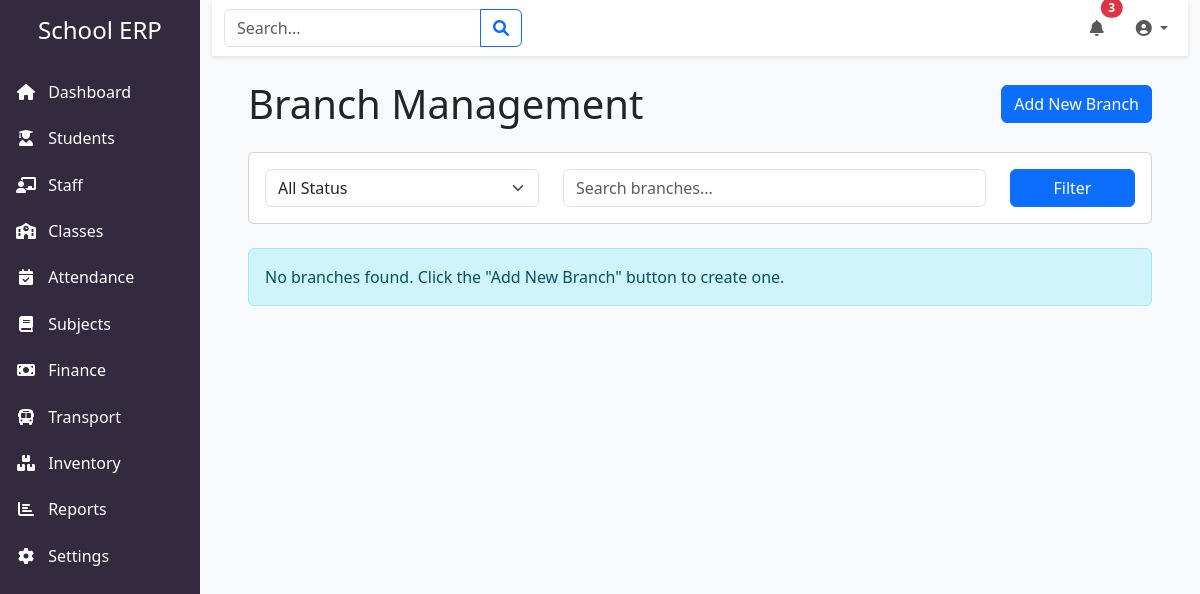
The page /branches/ on the database as committed earlier.
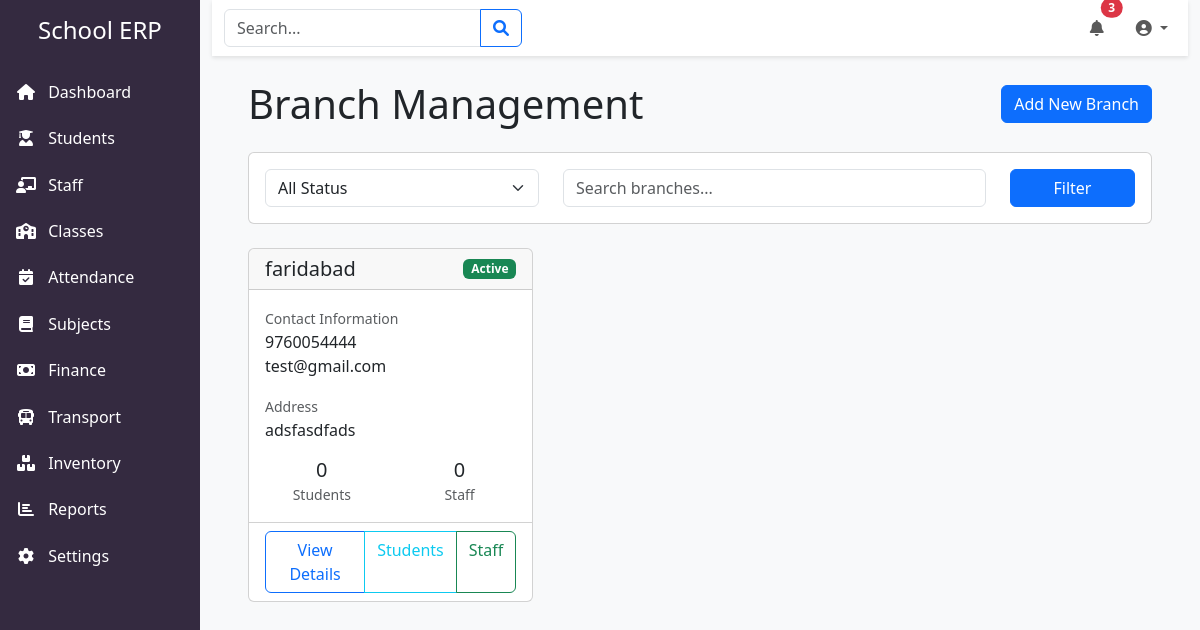
The same page on the database as committed later.
### app/models/models.py (models this page shows, shortened)
class TimestampMixin:
    created_at = db.Column(db.DateTime, default=datetime.utcnow)
    updated_at = db.Column(db.DateTime, default=datetime.utcnow, onupdate=datetime.utcnow)

class Branch(db.Model, TimestampMixin):
    __tablename__ = 'branch'
    id = db.Column(db.Integer, primary_key=True)
    name = db.Column(db.String(100), nullable=False)
    address = db.Column(db.String(255), nullable=False)
    contact_number = db.Column(db.String(20), nullable=False)
    email = db.Column(db.String(100))
    is_active = db.Column(db.Boolean, default=True)
    students = db.relationship('Student', backref='branch', lazy=True)
    staff = db.relationship('Staff', backref='branch', lazy=True)
    inventory = db.relationship('Inventory', backref='branch', lazy=True)
    admins = db.relationship('Admin', backref='branch', lazy=True)

### app/routes/branch.py (the view, shortened to what this page needs)
@bp.route('/')
def list_branches():
    status = request.args.get('status')
    search = request.args.get('search', '')
    query = Branch.query
    if status:
        query = query.filter_by(is_active=(status == 'active'))
    branches = query.order_by(Branch.name).all()
    return render_template('branch/list.html', branches=branches)

### app/templates/branch/list.html (shortened to what this page needs)
{% extends "base.html" %}
{% block content %}
<div class="container-fluid">
    <div class="d-flex justify-content-between align-items-center mb-4">
        <h1 class="mb-0">Branch Management</h1>
        <a href="{{ url_for('branch.add_branch') }}" class="btn btn-primary">
            Add New Branch
        </a>
    </div>
    <div class="card mb-4">
        <div class="card-body">
            <div class="row">
                <div class="col-md-4">
                    <select class="form-select" name="status">
                        <option value="">All Status</option>
                    </select>
                </div>
                <div class="col-md-6">
                    <input type="text" class="form-control" name="search" placeholder="Search branches...">
                </div>
                <div class="col-md-2">
                    <button type="button" class="btn btn-primary w-100">Filter</button>
                </div>
            </div>
        </div>
    </div>
    <div class="row">
        {% for branch in branches %}
        <div class="col-md-6 col-xl-4 mb-4">
            <div class="card h-100">
                <div class="card-header d-flex justify-content-between align-items-center">
                    <h5 class="card-title mb-0">{{ branch.name }}</h5>
                    <span class="badge {% if branch.is_active %}bg-success{% else %}bg-danger{% endif %}">
                        {{ 'Active' if branch.is_active else 'Inactive' }}
                    </span>
                </div>
                <div class="card-body">
                    <div class="mb-3">
                        <small class="text-muted">Contact Information</small>
                        <div>{{ branch.contact_number }}</div>
                        <div>{{ branch.email or 'No email provided' }}</div>
                    </div>
                    <div class="mb-3">
                        <small class="text-muted">Address</small>
                        <div>{{ branch.address }}</div>
                    </div>
                    <div class="row text-center">
                        <div class="col">
                            <div class="h5 mb-0">{{ branch.students|length }}</div>
                            <small class="text-muted">Students</small>
                        </div>
                        <div class="col">
                            <div class="h5 mb-0">{{ branch.staff|length }}</div>
                            <small class="text-muted">Staff</small>
                        </div>
                    </div>
                </div>
                <div class="card-footer bg-transparent">
                    <div class="btn-group w-100">
                        <a href="{{ url_for('branch.view_branch', branch_id=branch.id) }}"
                           class="btn btn-outline-primary">View Details</a>
                        <a href="{{ url_for('branch.branch_students', branch_id=branch.id) }}"
                           class="btn btn-outline-info">Students</a>
                        <a href="{{ url_for('branch.branch_staff', branch_id=branch.id) }}"
                           class="btn btn-outline-success">Staff</a>
                    </div>
                </div>
            </div>
        </div>
        {% else %}
        <div class="col-12">
            <div class="alert alert-info">
                No branches found. Click the "Add New Branch" button to create one.
            </div>
        </div>
        {% endfor %}
    </div>
</div>
{% endblock %}

### app/templates/base.html (shortened to what this page needs)
<!DOCTYPE html>
<html lang="en">
<head>
    <link href="https://cdn.jsdelivr.net/npm/bootstrap@5.3.0/dist/css/bootstrap.min.css" rel="stylesheet">
    <link href="https://cdnjs.cloudflare.com/ajax/libs/font-awesome/6.0.0/css/all.min.css" rel="stylesheet">
</head>
<body>
    <div class="container-fluid">
        <div class="row">
            <div class="col-md-2 px-0 position-fixed sidebar">
                <div class="text-center mb-4">
                    <h4 class="text-white">School ERP</h4>
                </div>
                <ul class="nav flex-column">
                    <li class="nav-item">
                        <a class="nav-link {% if request.endpoint == 'main.index' %}active{% endif %}"
                           href="{{ url_for('main.index') }}">
                            <i class="fas fa-home"></i> Dashboard
                        </a>
                    </li>
                    <li class="nav-item">
                        <a class="nav-link {% if 'student.' in request.endpoint %}active{% endif %}"
                           href="{{ url_for('student.list_students') }}">
                            <i class="fas fa-user-graduate"></i> Students
                        </a>
                    </li>
                    <li class="nav-item">
                        <a class="nav-link" href="#"><i class="fas fa-chalkboard-teacher"></i> Staff</a>
                    </li>
                    <li class="nav-item">
                        <a class="nav-link" href="#"><i class="fas fa-school"></i> Classes</a>
                    </li>
                    <li class="nav-item">
                        <a class="nav-link" href="#"><i class="fas fa-calendar-check"></i> Attendance</a>
                    </li>
                    <li class="nav-item">
                        <a class="nav-link" href="#"><i class="fas fa-book"></i> Subjects</a>
                    </li>
                    <li class="nav-item">
                        <a class="nav-link" href="#"><i class="fas fa-money-bill"></i> Finance</a>
                    </li>
                    <li class="nav-item">
                        <a class="nav-link" href="#"><i class="fas fa-bus"></i> Transport</a>
                    </li>
                    <li class="nav-item">
                        <a class="nav-link" href="#"><i class="fas fa-boxes"></i> Inventory</a>
                    </li>
                    <li class="nav-item">
                        <a class="nav-link" href="#"><i class="fas fa-chart-bar"></i> Reports</a>
                    </li>
                    <li class="nav-item">
                        <a class="nav-link" href="#"><i class="fas fa-cog"></i> Settings</a>
                    </li>
                </ul>
            </div>
            <div class="col-md-10 offset-md-2 main-content">
                <nav class="navbar navbar-expand-lg navbar-light bg-white">
                    <div class="container-fluid">
                        <form class="d-flex me-auto">
                            <div class="input-group">
                                <input type="search" class="form-control" placeholder="Search...">
                                <button class="btn btn-outline-primary" type="submit">
                                    <i class="fas fa-search"></i>
                                </button>
                            </div>
                        </form>
                        <ul class="navbar-nav">
                            <li class="nav-item dropdown me-3">
                                <a class="nav-link" href="#" role="button" data-bs-toggle="dropdown">
                                    <i class="fas fa-bell"></i>
                                    <span class="position-absolute top-0 start-100 translate-middle badge rounded-pill bg-danger">
                                        3
                                    </span>
                                </a>
                            </li>
                            <li class="nav-item dropdown">
                                <a class="nav-link dropdown-toggle" href="#" role="button" data-bs-toggle="dropdown">
                                    <i class="fas fa-user-circle"></i>
                                </a>
                            </li>
                        </ul>
                    </div>
                </nav>
                <div class="p-4">
                    {% block content %}{% endblock %}
                </div>
            </div>
        </div>
    </div>
</body>
</html>

### app/templates/base.html (style rules this page uses)
.sidebar { min-height: 100vh; background-color: #342a40; padding-top: 1rem; }
.sidebar .nav-link { color: #fff; padding: 0.5rem 1rem; margin: 0.2rem 0; }
.sidebar .nav-link i { margin-right: 0.5rem; width: 20px; text-align: center; }
.main-content { min-height: 100vh; background-color: #f8f9fa; }
.navbar { box-shadow: 0 2px 4px rgba(0,0,0,0.1); }

Rows that differ between the two databases and show on the page:
added Branch: name "faridabad", is_active "Active", contact_number "9760054444", email "test@gmail.com", address "adsfasdfads", students|length "0", staff|length "0"
Other text that changed with them:
text no longer shown: "No branches found. Click the \"Add New Branch\" button to create one."
